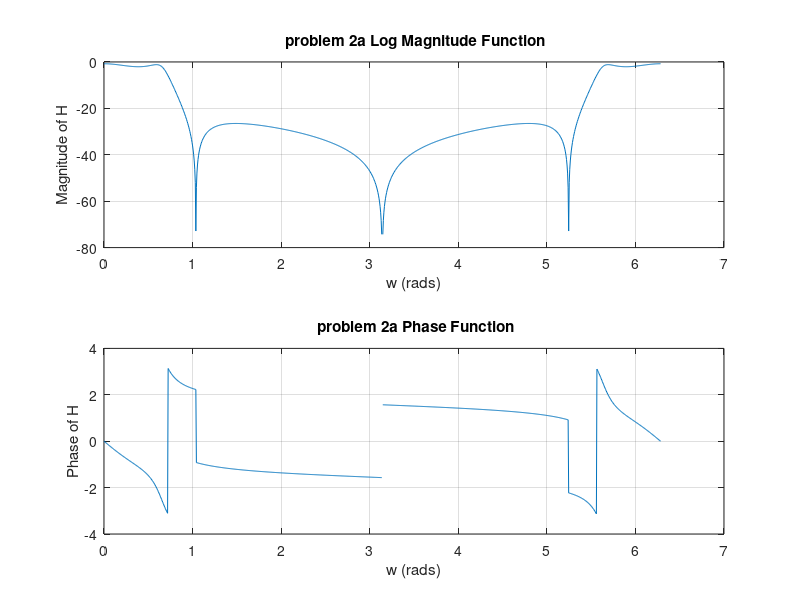
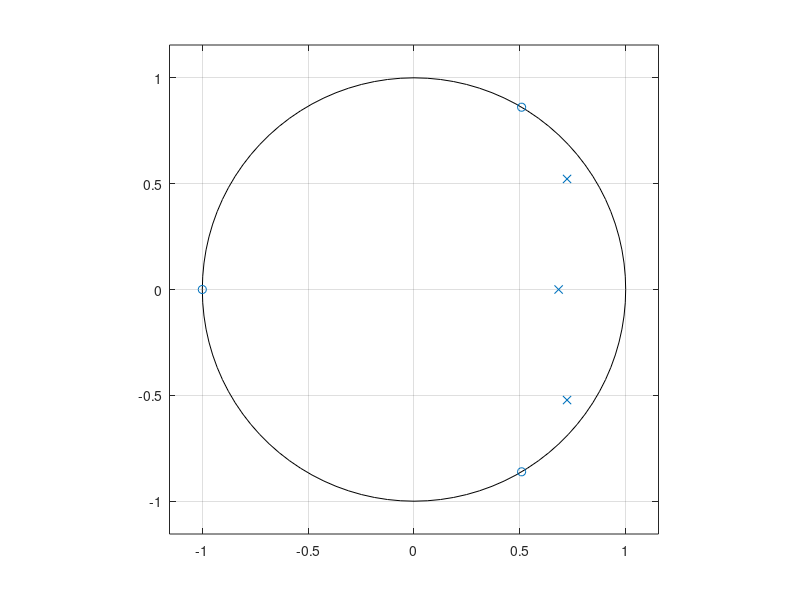
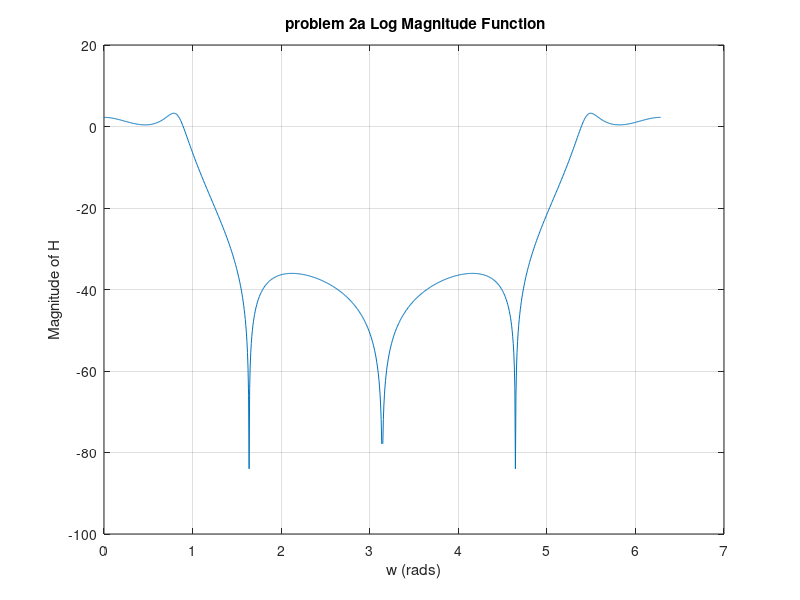
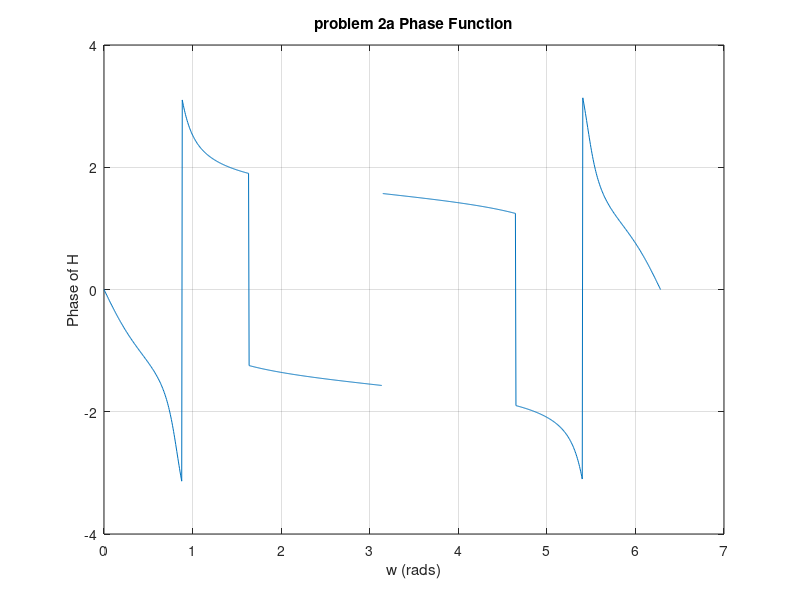

The MATLAB source for these figures, in order:
%%% problem 2a
r1 = 1;
r2 = 1;
r3=0.683;
r4= 0.892;
theta1 = pi;
theta2 = 1.0376;
theta3 = 0;
theta4 = 0.6557;
w= 0:pi/512:2*pi;
magH1= 10*log10(1+r1^2-2*r1*cos(w+theta1)) + 10*log10(1+r2^2-2*r2*cos(w-theta2)) + 10*log10(1+r2^2-2*r2*cos(w+theta2))- 10*log10(1+r3^2-2*r3*cos(w+theta3))-10*log10(1+r4^2-2*r4*cos(w-theta4)) - 10*log10(1+r4^2-2*r4*cos(w+theta4)) + 20*log10(0.05634);
angleH1= atan(r1*sin(w-theta1)./(1-r1*cos(w-theta1)))+ atan(r2*sin(w-theta2)./(1-r2*cos(w-theta2)))+atan(r2*sin(w+theta2)./(1-r2*cos(w+theta2)))- atan(r3*sin(w-theta3)./(1-r3*cos(w-theta3)))- atan(r4*sin(w-theta4)./(1-r4*cos(w-theta4)))- atan(r4*sin(w+theta4)./(1-r4*cos(w+theta4)));
for i=1:length(angleH1)
if(angleH1(i)<-3.14)
angleH1(i) = angleH1(i)+2*pi;
elseif((angleH1(i)>3.14))
angleH1(i)=angleH1(i)-2*pi;
end
end
subplot(211),plot(w,magH1),grid,ylabel('Magnitude of H'),xlabel('w (rads)')
title(' problem 2a Log Magnitude Function')
subplot(212),plot(w,angleH1),grid,ylabel('Phase of H'),xlabel('w (rads)')
title(' problem 2a Phase Function')
b=[0.05634 -0.00094 -0.00094 0.05634];
a=[1 -2.1291 1.7833 -0.54346];
figure
zplane(b,a)
%%% problem 2b
r1 = 1;
r2 = 1;
r3=0.683;
r4= 0.892;
theta1 = pi;
theta2 = 1.6376;
theta3 = 0;
theta4 = 0.8257;
w= 0:pi/512:2*pi;
magH1= 10*log10(1+r1^2-2*r1*cos(w+theta1)) + 10*log10(1+r2^2-2*r2*cos(w-theta2)) + 10*log10(1+r2^2-2*r2*cos(w+theta2))- 10*log10(1+r3^2-2*r3*cos(w+theta3))-10*log10(1+r4^2-2*r4*cos(w-theta4)) - 10*log10(1+r4^2-2*r4*cos(w+theta4)) + 20*log10(0.05634);
angleH1= atan(r1*sin(w-theta1)./(1-r1*cos(w-theta1)))+ atan(r2*sin(w-theta2)./(1-r2*cos(w-theta2)))+atan(r2*sin(w+theta2)./(1-r2*cos(w+theta2)))- atan(r3*sin(w-theta3)./(1-r3*cos(w-theta3)))- atan(r4*sin(w-theta4)./(1-r4*cos(w-theta4)))- atan(r4*sin(w+theta4)./(1-r4*cos(w+theta4)));
for i=1:length(angleH1)
if(angleH1(i)<-3.14)
angleH1(i) = angleH1(i)+2*pi;
elseif((angleH1(i)>3.14))
angleH1(i)=angleH1(i)-2*pi;
end
end
figure
plot(w,magH1),grid,ylabel('Magnitude of H'),xlabel('w (rads)')
title(' problem 2a Log Magnitude Function')
figure
plot(w,angleH1),grid,ylabel('Phase of H'),xlabel('w (rads)')
title('problem 2a Phase Function')

%%% problem 2b
r1 = 1;
r2 = 1;
r3=0.683;
r4= 0.892;
theta1 = 3;
theta2 = 1.2376;
theta3 = 0.2;
theta4 = 0.8557;
w= 0:pi/512:2*pi;
magH2= 10*log10(1+r1^2-2*r1*cos(w+theta1)) + 10*log10(1+r2^2-2*r2*cos(w-theta2)) + 10*log10(1+r2^2-2*r2*cos(w+theta2)) - 10*log10(1+r3^2-2*r3*cos(w+theta3))-10*log10(1+r4^2-2*r4*cos(w-theta4)) - 10*log10(1+r4^2-2*r4*cos(w+theta4)) + 20*log10(0.05634);
angleH2= atan(r1*sin(w-theta1)./(1-r1*cos(w-theta1)))+ atan(r2*sin(w-theta2)./(1-r2*cos(w-theta2)))+atan(r2*sin(w+theta2)./(1-r2*cos(w+theta2)))- atan(r3*sin(w-theta3)./(1-r3*cos(w-theta3)))- atan(r4*sin(w-theta4)./(1-r4*cos(w-theta4)))- atan(r4*sin(w+theta4)./(1-r4*cos(w+theta4)));
for i=1:length(angleH1)
if(angleH1(i)<-3.14)
angleH1(i) = angleH1(i)+2*pi;
elseif((angleH1(i)>3.14))
angleH1(i)=angleH1(i)-2*pi;
end
end
r1 = 1;
r2 = 1;
r3=0.683;
r4= 0.892;
theta1 = 2.4;
theta2 = 1.8376;
theta3 = 0.8;
theta4 = 1.4;
w= 0:pi/512:2*pi;
magH5= 10*log10(1+r1^2-2*r1*cos(w+theta1)) + 10*log10(1+r2^2-2*r2*cos(w-theta2)) + 10*log10(1+r2^2-2*r2*cos(w+theta2)) - 10*log10(1+r3^2-2*r3*cos(w+theta3))-10*log10(1+r4^2-2*r4*cos(w-theta4)) - 10*log10(1+r4^2-2*r4*cos(w+theta4)) + 20*log10(0.05634);
angleH5= atan(r1*sin(w-theta1)./(1-r1*cos(w-theta1)))+ atan(r2*sin(w-theta2)./(1-r2*cos(w-theta2)))+atan(r2*sin(w+theta2)./(1-r2*cos(w+theta2)))- atan(r3*sin(w-theta3)./(1-r3*cos(w-theta3)))- atan(r4*sin(w-theta4)./(1-r4*cos(w-theta4)))- atan(r4*sin(w+theta4)./(1-r4*cos(w+theta4)));
for i=1:length(angleH1)
if(angleH1(i)<-3.14)
angleH1(i) = angleH1(i)+2*pi;
elseif((angleH1(i)>3.14))
angleH1(i)=angleH1(i)-2*pi;
end
end
figure
plot(w,magH1,w,magH2,w,magH5),grid;
xlabel('w(rads)'); ylabel('Magnitude of H');
title('increase theta 2,3,4 by 0.2 and decrease theta 1 by 0.2 Log Magititude Function')
hleg=legend('(theta1,2,3,4)','(theta2,3,4)+0.2 theta1-0.2 ', '(theta2,3,4)+0.4 theta1-0.4 ','(theta2,3,4)+0.6 theta1-0.6 ','(theta2,3,4)+0.8 theta1-0.8 ');
set(hleg, 'Position', [.6,.2,.6,.2]);
figure
plot(w,angleH1,w,angleH2,w,angleH5),grid;xlabel('w(rads)'); ylabel('Phase of H');
title('increase  theta 2,3,4 by 0.2 and decrease theta 1 by 0.2 Phase Function')